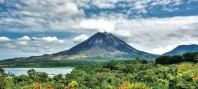
#> input picture arenal.jpg, 198 x 89 px
$ python P4.py
#> lines starting #> are read from the running program, lines starting #| are printed output that depends on the picture; long printed decimals are rounded
#!/usr/bin/env python3

# Copyright (C) 2021 Andrés B.S.
# SPDX-License-Identifier: MIT

from PIL import Image
from scipy.fft import fft
import numpy as np
import matplotlib.pyplot as plt
import time


def fuente_info(imagen):
    '''Una función que simula una fuente de
    información al importar una imagen y
    retornar un vector de NumPy con las
    dimensiones de la imagen, incluidos los
    canales RGB: alto x largo x 3 canales

    :param imagen: Una imagen en formato JPG
    :return: un vector de pixeles
    '''
#> called with imagen = 'arenal.jpg'

    img = Image.open(imagen)
#> img is the input picture: PIL image 198x89 RGB; mean R, G, B 129.7, 152.6, 147.8

    return np.array(img)


def rgb_a_bits(array_imagen):
    '''Convierte los pixeles de base
    decimal (de 0 a 255) a binaria
    (de 00000000 a 11111111).

    :param imagen: array de una imagen
    :return: Un vector de (1 x k) bits 'int'
    '''
    # Obtener las dimensiones de la imagen
    x, y, z = array_imagen.shape

    # Número total de elementos (pixeles x canales)
    n_elementos = x * y * z

    # Convertir la imagen a un vector unidimensional de n_elementos
    pixeles = np.reshape(array_imagen, n_elementos)

    # Convertir los canales a base 2
    bits = [format(pixel, '08b') for pixel in pixeles]
    bits_Rx = np.array(list(''.join(bits)))

    return bits_Rx.astype(int)


def bits_a_rgb(bits_Rx, dimensiones):
    '''Un blque que decodifica el los bits
    recuperados en el proceso de demodulación

    :param: Un vector de bits 1 x k
    :param dimensiones: Tupla con dimensiones de la img.
    :return: Un array con los pixeles reconstruidos
    '''
    # Cantidad de bits
    N = len(bits_Rx)

    # Se reconstruyen los canales RGB
    bits = np.split(bits_Rx, N / 8)

    # Se decofican los canales:
    canales = [int(''.join(map(str, canal)), 2) for canal in bits]
    pixeles = np.reshape(canales, dimensiones)

    return pixeles.astype(np.uint8)


def canal_ruidoso(senal_Tx, Pm, SNR):
    '''Un bloque que simula un medio de trans-
    misión no ideal (ruidoso) empleando ruido
    AWGN. Pide por parámetro un vector con la
    señal provieniente de un modulador y un
    valor en decibelios para la relación señal
    a ruido.

    :param senal_Tx: El vector del modulador
    :param Pm: Potencia de la señal modulada
    :param SNR: Relación señal-a-ruido en dB
    :return: La señal modulada al dejar el canal
    '''
    # Potencia del ruido generado por el canal
    Pn = Pm / pow(10, SNR/10)

    # Generando ruido auditivo blanco gaussiano (potencia = varianza)
    ruido = np.random.normal(0, np.sqrt(Pn), senal_Tx.shape)

    # Señal distorsionada por el canal ruidoso
    senal_Rx = senal_Tx + ruido

    return senal_Rx


def modulador(bits, fc, mpp):
    '''Un método que simula el esquema de
    modulación digital 16-QAM.

    :param bits: Vector unidimensional de bits
    :param fc: Frecuencia de la portadora en Hz
    :param mpp: Cantidad de muestras por periodo de onda portadora
    :return: Un vector con la señal modulada
    :return: Un valor con la potencia promedio [W]
    :return: La onda portadora coseno c1(t)
    :return: La onda portadora seno c2(t)
    '''
    # 1. Parámetros de la 'señal' de información (bits)
    N = len(bits)  # Cantidad de bits

    # 2. Construyendo un periodo de la señal portadora c(t)
    Tc = 1 / fc  # periodo [s]
    t_periodo = np.linspace(0, Tc, mpp)  # mpp: muestras por período
    portadora1 = np.cos(2*np.pi*fc*t_periodo)
    portadora2 = np.sin(2*np.pi*fc*t_periodo)

    # 3. Inicializar la señal modulada s(t)
    t_simulacion = np.linspace(0, N*Tc, N*mpp)
    senal_Tx = np.zeros(t_simulacion.shape)

    # 4. Asignar las formas de onda según los bits (16-QAM)
    # Obsérvese: la pérdida de información si len(bits)%4!=0

    # Se establece el contador de muestreos j
    # Note que se almacena todo valor entre j y j+1
    # Por eso j se incrementa de forma diferente a i
    j = 0
    for i in range(0, N, 4):
        ''' Se crea la señal según los valores del 16-QAM:
        b1 = bits[i]; b2 = bits[i+1];
        b3 = bits[i+2]; b4 = bits[i+3]
        La siguiente fórmula se diseñó para compactar el código:
        senal_Tx[i*mpp: (i+1)*mpp] = (-1)**(1+b1) * 3**(1-b2) * portadora1 \
            + (-1)**(b3) * 3**(1-b4) * portadora2
        Con la tabla proporcionada se puede atestar que estos valores
        coinciden con los del 16-QAM.
        '''
        senal_Tx[j*mpp: (j+1)*mpp] = \
            (-1)**(1+bits[i]) * 3**(1-bits[i+1]) * portadora1 \
            + (-1)**(bits[i+2]) * 3**(1-bits[i+3]) * portadora2
        j += 1
        # Aquí es donde se que se duplica el ancho de banda
    # 5. Calcular la potencia promedio de la señal modulada
    P_senal_Tx = 1 / (N*Tc) * np.trapz(pow(senal_Tx, 2), t_simulacion)

    return senal_Tx, P_senal_Tx, portadora1, portadora2


def demodulador(senal_Rx, portadora1, portadora2, mpp):
    '''Un método que simula un bloque demodulador
    de señales, bajo un esquema 16-QAM.

    :param senal_Rx: La señal recibida del canal
    :param portadora: La onda portadora c(t)
    :param mpp: Número de muestras por periodo
    :return: Los bits de la señal demodulada
    '''

    # Cantidad de muestras en senal_Rx
    M = len(senal_Rx)

    # Cantidad de bits (símbolos) en transmisión
    N = int(M / mpp)

    # Vector para bits obtenidos por la demodulación
    bits_Rx = np.zeros(N)

    # Vector para la señal demodulada
    senal_demodulada = np.zeros(senal_Rx.shape)

    # Pseudo-energía de un período de la portadora
    # Es = np.sum(portadora * portadora)
    j = 0

    # Demodulación
    for i in range(N):

        if j+4 > N:  # La cantidad datos que se puede recuperar no siempre
            break   # coincide con lo que se puede muestrear

        # Producto interno de dos funciones
        producto1 = senal_Rx[i*mpp: (i+1)*mpp] * portadora1
        producto2 = senal_Rx[i*mpp: (i+1)*mpp] * portadora2
        senal_demodulada[i*mpp: (i+1)*mpp] = producto1 + producto2

        # Criterio de decisión por detección de energía y magnitud
        # SE ASUMIÓ QUE LAS SEÑALES ESTÁN EN FASE
        # En la realidad hay que sincronizarlas
        # Si el valor a poner es cero, no se toca pues ya es cero
        # por defecto; esto es una pequeña optimización

        # Primero se detecta el signo de la amplitud
        if np.sum(producto1) >= 0:
            bits_Rx[j] = 1  # b1
        # Ojo que acá se invierte el signo
        if np.sum(producto2) < 0:
            bits_Rx[j+2] = 1  # b3

        # Ahora se analiza la magnitud (partiendo del
        # punto medio entre 1 y 3+1)
        if np.max(np.abs(producto1)) < 2.5:
            bits_Rx[j+1] = 1  # b2
        if np.max(np.abs(producto2)) < 2.5:
            bits_Rx[j+3] = 1  # b4
        j += 4
        # DEBUG: print(f"{np.max(np.abs(producto1))} {np.abs(producto2)} \n")
    return bits_Rx.astype(int), senal_demodulada


# MAIN
# Parámetros
fc = 5000  # frecuencia de la portadora
mpp = 20   # muestras por periodo de la portadora
SNR = 20   # relación señal-a-ruido del canal

# Iniciar medición del tiempo de simulación
inicio = time.time()

# 1. Importar y convertir la imagen a trasmitir
imagen_Tx = fuente_info('arenal.jpg')
dimensiones = imagen_Tx.shape
#> dimensiones = (89, 198, 3)

# 2. Codificar los pixeles de la imagen
bits_Tx = rgb_a_bits(imagen_Tx)
#> in rgb_a_bits, `bits = [format(pixel, '08b') for pixel in pixeles]`: bits = 52866 items

# 3. Modular la cadena de bits usando el esquema 16-QAM
senal_Tx, Pm, portadora1, portadora2 = modulador(bits_Tx, fc, mpp)
#> in modulador, `N = len(bits)`: N = 422928
#> after the loop in modulador, `for i in range(0, N, 4):`: j = 105732
#> in modulador, `P_senal_Tx = 1 / (N*Tc) * np.trapz(pow(senal_Tx, 2), t_simulacion)`: P_senal_Tx = 1.22
#> Pm = 1.22; portadora1 = 20 values, max 1 at index 0, min -0.986 at index 9, mean 0.05; portadora2 = 20 values, max 0.997 at index 5, min -0.997 at index 14, mean -1.22e-17
print(f"Potencia de emisión: {Pm}")
#| Potencia de emisión: 1.217
# 4. Se transmite la señal modulada, por un canal ruidoso
senal_Rx = canal_ruidoso(senal_Tx, Pm, SNR)
#> in canal_ruidoso, `Pn = Pm / pow(10, SNR/10)`: Pn = 0.0122

# 5. Se desmodula la señal recibida del canal
bits_Rx, senal_demodulada = demodulador(senal_Rx, portadora1, portadora2, mpp)
#> in demodulador, `M = len(senal_Rx)`: M = 8458560
#> in demodulador, `N = int(M / mpp)`: N = 422928

# 6. Se visualiza la imagen recibida
imagen_Rx = bits_a_rgb(bits_Rx, dimensiones)
#> in bits_a_rgb, `bits = np.split(bits_Rx, N / 8)`: bits = 52866 items
Fig = plt.figure(figsize=(10, 6))

# Cálculo del tiempo de simulación
print('Duración de la simulación: ', time.time() - inicio)

# 7. Calcular número de errores
errores = sum(abs(bits_Tx - bits_Rx))
#> errores = 0
BER = errores/len(bits_Tx)
#> BER = 0
print('{} errores, para un BER de {:0.4f}.'.format(errores, BER))
#| 0 errores, para un BER de 0.0000.

# Mostrar imagen transmitida
ax = Fig.add_subplot(1, 2, 1)
imgplot = plt.imshow(imagen_Tx)
ax.set_title('Transmitido')

# Mostrar imagen recuperada
ax = Fig.add_subplot(1, 2, 2)
imgplot = plt.imshow(imagen_Rx)
ax.set_title('Recuperado')
Fig.tight_layout()

plt.imshow(imagen_Rx)

# Visualizar el cambio entre las señales
fig, (ax2, ax3, ax4) = plt.subplots(nrows=3, sharex=True, figsize=(14, 7))

# La señal modulada por 16-QAM
ax2.plot(senal_Tx[0:600], color='g', lw=2)
ax2.set_ylabel('$s(t)$')

# La señal modulada al dejar el canal
ax3.plot(senal_Rx[0:600], color='b', lw=2)
ax3.set_ylabel('$s(t) + n(t)$')

# La señal demodulada
ax4.plot(senal_demodulada[0:600], color='m', lw=2)
ax4.set_ylabel('$b^{\'}(t)$')
ax4.set_xlabel('$t$ / milisegundos')
fig.tight_layout()

##########################################

# Transformada de Fourier
senal_f = fft(senal_Tx)

# Muestras de la señal
Nm = len(senal_Tx)
#> Nm = 8458560

# Número de símbolos (198 x 89 x 8 x 3)
Ns = Nm // mpp
#> Ns = 422928

# Tiempo del símbolo = periodo de la onda portadora
Tc = 1 / fc

# Tiempo entre muestras (período de muestreo)
Tm = Tc / mpp

# Tiempo de la simulación
T = Ns * Tc
#> T = 84.59

# Espacio de frecuencias
f = np.linspace(0.0, 1.0/(2.0*Tm), Nm//2)

# Gráfica
Fig3 = plt.figure(figsize=(9, 5))
plt.plot(f, 2.0/Nm * np.power(np.abs(senal_f[0:Nm//2]), 2))
plt.grid()
plt.title('Densidad espectral de potencia')
plt.ylabel(r'$S_{xx}(\omega)$')
plt.xlabel('Frecuencia [Hz]')
plt.xlim([0, 15000])

##########################################

# Estacionaridad y ergodicidad

# Tiempo de simulación
N = len(bits_Tx)
#> N = 422928
t_simulacion = np.linspace(0, N*Tc, N*mpp)

np.linspace(0, N*Tc, N*mpp)

# Ahora el promedio temporal POR PERIODO
# Cantidad de periodos que caben en "600 [s]"
# Para efectos prácticos, tómese que hay 2 periodos en
# cada 40 milisegundos. Esto será aproximado, no obstante,
# dada la gran cantidad de muestras en cada segundo, no
# cambia el "big picture". Además, los tiempos no corres-
# ponden exactamente, pero para obsercvaciones generales
# está bien.
# Al mismo tiempo, se calcula el promedio temporal para la
# duración de tiempo seleccionada.
A = np.zeros(600)
E = np.zeros(600)
Np = 40
for i in range(0, 600, Np):
    A[i: i+Np] = 1/(Tc) * np.trapz(senal_Tx[i: i+Np], t_simulacion[i: i+Np])
    E[i: i+Np] = np.mean(senal_Tx[i: i+Np])
#> after the loop, A = 600 values, max 0.15 at index 520, min -0.1 at index 480, mean 0.0667; E = 600 values, max 0.15 at index 160, min -0.1 at index 480, mean 0.0667

Fig4 = plt.figure(figsize=(9, 5))
plt.plot(A, lw=4, label='Promedio temporal')
plt.plot(E, lw=2, label='Promedio estadístico')
plt.ylabel('Amplitud')
plt.xlabel('Tiempo / milisegundos')
plt.legend()
plt.ylim([-0.5, 0.5])
plt.show()
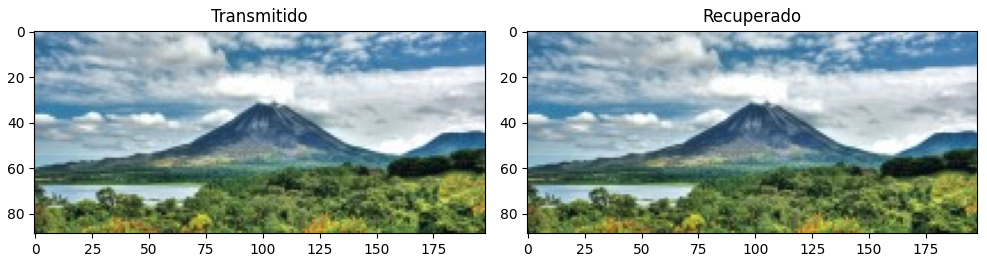
#> figure drawn by matplotlib, 2 panels
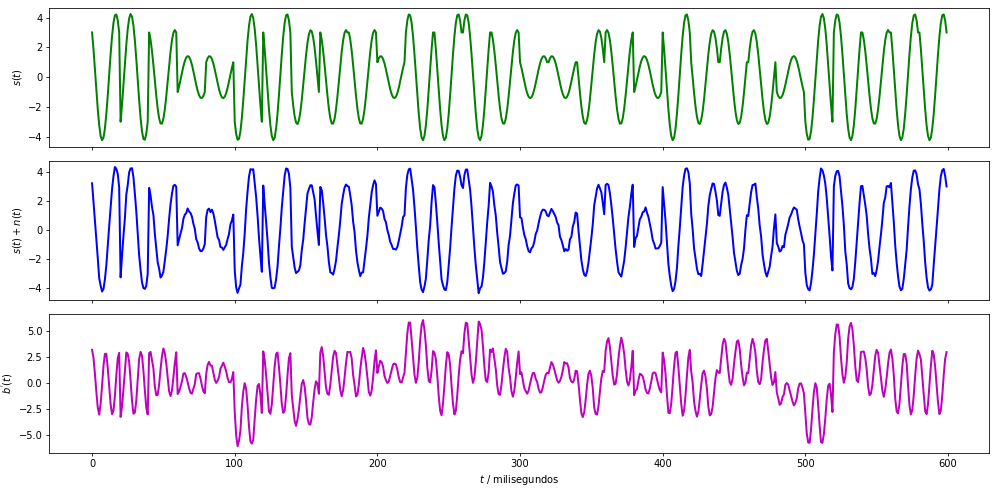
#> figure drawn by matplotlib, 3 panels; panel 3: curve peaks at x = 232, y = 6.07
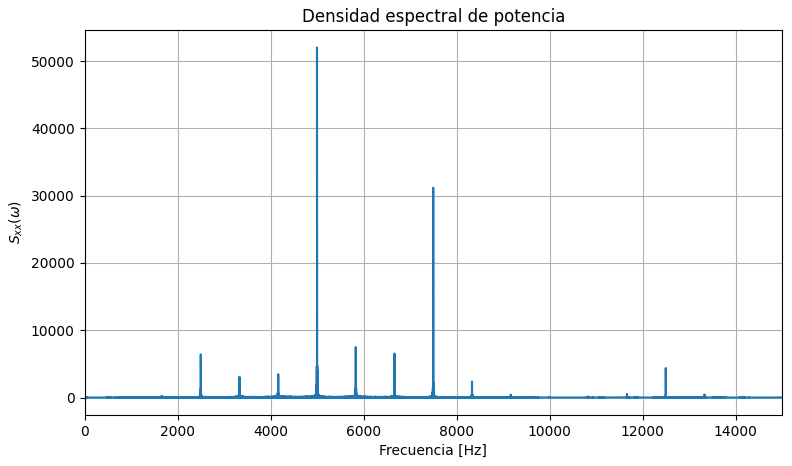
#> figure drawn by matplotlib, 1 panel; curve peaks at x = 5000, y = 52007.2
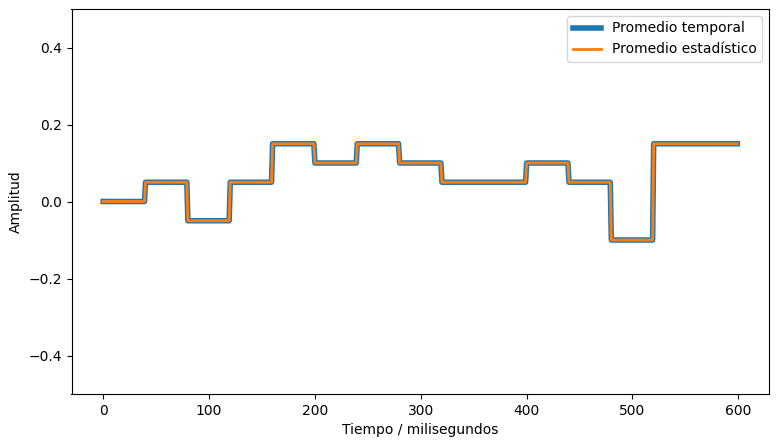
#> figure drawn by matplotlib, 1 panel; curve peaks at x = 520, y = 0.15; curve peaks at x = 160, y = 0.15
